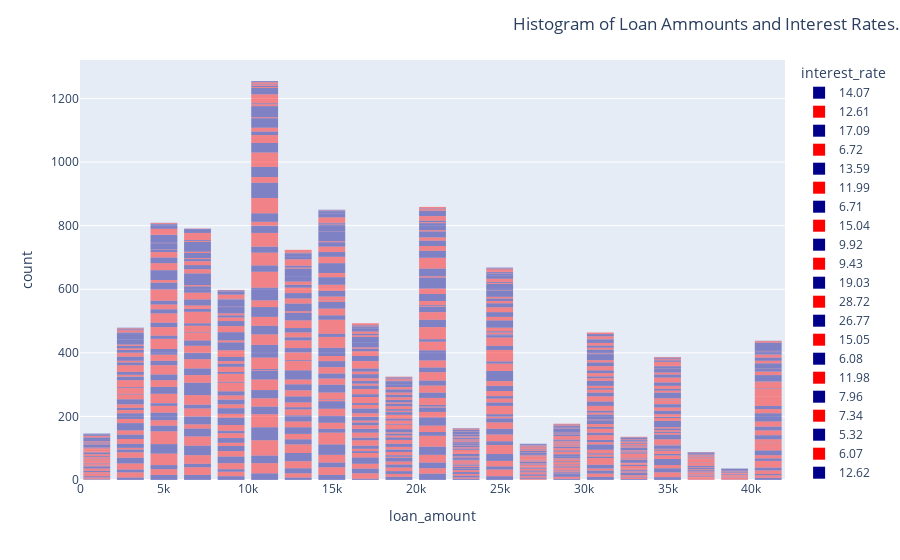

Notebook code for this chart:
### Markdown cell above
**Problem 1** Create a histogram of your own! Try making a histogram of one of the other pieces of numerical data. Make it as fancy as you want. Include some categorical information. Do you learn anything from your graph? If so what?

### Code cell
# Your code here
fig = px.histogram(DF,
                   nbins=36,
                   x='loan_amount',
                   opacity=.45,
                   color= 'interest_rate',
                   color_discrete_sequence=['darkBlue', 'red'],
                   facet_col_spacing=0.5,
                
                  )

fig.update_layout(bargap=0.2,
                  title='Histogram of Loan Ammounts and Interest Rates.',
                  title_x=1)
fig.show()

### Figure 1 — Plotly figure (JSON) as saved in the notebook; plotly's stock layout.template omitted (floating-point values rounded to 4 significant figures; data arrays with more than 128 entries replaced by an {"elided": "..."} marker saying what was removed)
{"data": [{"alignmentgroup": "True", "bingroup": "x", "hovertemplate": "interest_rate=14.07<br>loan_amount=%{x}<br>count=%{y}<extra></extra>", "legendgroup": "14.07", "marker": {"color": "darkBlue", "opacity": 0.45, "pattern": {"shape": ""}}, "name": "14.07", "nbinsx": 36, "offsetgroup": "14.07", "orientation": "v", "showlegend": true, "type": "histogram", "x": {"elided": "183 int values"}, "xaxis": "x", "yaxis": "y"}, {"alignmentgroup": "True", "bingroup": "x", "hovertemplate": "interest_rate=12.61<br>loan_amount=%{x}<br>count=%{y}<extra></extra>", "legendgroup": "12.61", "marker": {"color": "red", "opacity": 0.45, "pattern": {"shape": ""}}, "name": "12.61", "nbinsx": 36, "offsetgroup": "12.61", "orientation": "v", "showlegend": true, "type": "histogram", "x": {"elided": "264 int values"}, "xaxis": "x", "yaxis": "y"}, {"alignmentgroup": "True", "bingroup": "x", "hovertemplate": "interest_rate=17.09<br>loan_amount=%{x}<br>count=%{y}<extra></extra>", "legendgroup": "17.09", "marker": {"color": "darkBlue", "opacity": 0.45, "pattern": {"shape": ""}}, "name": "17.09", "nbinsx": 36, "offsetgroup": "17.09", "orientation": "v", "showlegend": true, "type": "histogram", "x": {"elided": "195 int values"}, "xaxis": "x", "yaxis": "y"}, {"alignmentgroup": "True", "bingroup": "x", "hovertemplate": "interest_rate=6.72<br>loan_amount=%{x}<br>count=%{y}<extra></extra>", "legendgroup": "6.72", "marker": {"color": "red", "opacity": 0.45, "pattern": {"shape": ""}}, "name": "6.72", "nbinsx": 36, "offsetgroup": "6.72", "orientation": "v", "showlegend": true, "type": "histogram", "x": {"elided": "312 int values"}, "xaxis": "x", "yaxis": "y"}, {"alignmentgroup": "True", "bingroup": "x", "hovertemplate": "interest_rate=13.59<br>loan_amount=%{x}<br>count=%{y}<extra></extra>", "legendgroup": "13.59", "marker": {"color": "darkBlue", "opacity": 0.45, "pattern": {"shape": ""}}, "name": "13.59", "nbinsx": 36, "offsetgroup": "13.59", "orientation": "v", "showlegend": true, "type": "histogram", "x": {"elided": "347 int values"}, "xaxis": "x", "yaxis": "y"}, {"alignmentgroup": "True", "bingroup": "x", "hovertemplate": "interest_rate=11.99<br>loan_amount=%{x}<br>count=%{y}<extra></extra>", "legendgroup": "11.99", "marker": {"color": "red", "opacity": 0.45, "pattern": {"shape": ""}}, "name": "11.99", "nbinsx": 36, "offsetgroup": "11.99", "orientation": "v", "showlegend": true, "type": "histogram", "x": {"elided": "376 int values"}, "xaxis": "x", "yaxis": "y"}, {"alignmentgroup": "True", "bingroup": "x", "hovertemplate": "interest_rate=6.71<br>loan_amount=%{x}<br>count=%{y}<extra></extra>", "legendgroup": "6.71", "marker": {"color": "darkBlue", "opacity": 0.45, "pattern": {"shape": ""}}, "name": "6.71", "nbinsx": 36, "offsetgroup": "6.71", "orientation": "v", "showlegend": true, "type": "histogram", "x": {"elided": "192 int values"}, "xaxis": "x", "yaxis": "y"}, {"alignmentgroup": "True", "bingroup": "x", "hovertemplate": "interest_rate=15.04<br>loan_amount=%{x}<br>count=%{y}<extra></extra>", "legendgroup": "15.04", "marker": {"color": "red", "opacity": 0.45, "pattern": {"shape": ""}}, "name": "15.04", "nbinsx": 36, "offsetgroup": "15.04", "orientation": "v", "showlegend": true, "type": "histogram", "x": {"elided": "199 int values"}, "xaxis": "x", "yaxis": "y"}, {"alignmentgroup": "True", "bingroup": "x", "hovertemplate": "interest_rate=9.92<br>loan_amount=%{x}<br>count=%{y}<extra></extra>", "legendgroup": "9.92", "marker": {"color": "darkBlue", "opacity": 0.45, "pattern": {"shape": ""}}, "name": "9.92", "nbinsx": 36, "offsetgroup": "9.92", "orientation": "v", "showlegend": true, "type": "histogram", "x": {"elided": "248 int values"}, "xaxis": "x", "yaxis": "y"}, {"alignmentgroup": "True", "bingroup": "x", "hovertemplate": "interest_rate=9.43<br>loan_amount=%{x}<br>count=%{y}<extra></extra>", "legendgroup": "9.43", "marker": {"color": "red", "opacity": 0.45, "pattern": {"shape": ""}}, "name": "9.43", "nbinsx": 36, "offsetgroup": "9.43", "orientation": "v", "showlegend": true, "type": "histogram", "x": {"elided": "280 int values"}, "xaxis": "x", "yaxis": "y"}, {"alignmentgroup": "True", "bingroup": "x", "hovertemplate": "interest_rate=19.03<br>loan_amount=%{x}<br>count=%{y}<extra></extra>", "legendgroup": "19.03", "marker": {"color": "darkBlue", "opacity": 0.45, "pattern": {"shape": ""}}, "name": "19.03", "nbinsx": 36, "offsetgroup": "19.03", "orientation": "v", "showlegend": true, "type": "histogram", "x": {"elided": "197 int values"}, "xaxis": "x", "yaxis": "y"}, {"alignmentgroup": "True", "bingroup": "x", "hovertemplate": "interest_rate=28.72<br>loan_amount=%{x}<br>count=%{y}<extra></extra>", "legendgroup": "28.72", "marker": {"color": "red", "opacity": 0.45, "pattern": {"shape": ""}}, "name": "28.72", "nbinsx": 36, "offsetgroup": "28.72", "orientation": "v", "showlegend": true, "type": "histogram", "x": [30000, 32000, 16000, 28000, 30000, 18000, 20000, 24000, 15000, 15000, 30000, 11000, 28000, 30000, 15000, 10000, 30000, 20000, 24450, 24000, 14000, 12000, 20000, 30000, 17000, 28900, 25000, 24000, 30000, 28000, 35000], "xaxis": "x", "yaxis": "y"}, {"alignmentgroup": "True", "bingroup": "x", "hovertemplate": "interest_rate=26.77<br>loan_amount=%{x}<br>count=%{y}<extra></extra>", "legendgroup": "26.77", "marker": {"color": "darkBlue", "opacity": 0.45, "pattern": {"shape": ""}}, "name": "26.77", "nbinsx": 36, "offsetgroup": "26.77", "orientation": "v", "showlegend": true, "type": "histogram", "x": [5000, 20000, 26000, 28000, 21600, 24000, 21000, 30000, 16000, 30000, 20000, 20700, 12000, 25000, 25000, 10000, 10000, 30000, 10000, 28600, 11200, 30000, 14500, 24000, 30000, 23000, 35000, 12800, 6100, 24750, 24000, 30000, 27300, 15000, 30000, 24875, 25000, 9100], "xaxis": "x", "yaxis": "y"}, {"alignmentgroup": "True", "bingroup": "x", "hovertemplate": "interest_rate=15.05<br>loan_amount=%{x}<br>count=%{y}<extra></extra>", "legendgroup": "15.05", "marker": {"color": "red", "opacity": 0.45, "pattern": {"shape": ""}}, "name": "15.05", "nbinsx": 36, "offsetgroup": "15.05", "orientation": "v", "showlegend": true, "type": "histogram", "x": {"elided": "304 int values"}, "xaxis": "x", "yaxis": "y"}, {"alignmentgroup": "True", "bingroup": "x", "hovertemplate": "interest_rate=6.08<br>loan_amount=%{x}<br>count=%{y}<extra></extra>", "legendgroup": "6.08", "marker": {"color": "darkBlue", "opacity": 0.45, "pattern": {"shape": ""}}, "name": "6.08", "nbinsx": 36, "offsetgroup": "6.08", "orientation": "v", "showlegend": true, "type": "histogram", "x": {"elided": "277 int values"}, "xaxis": "x", "yaxis": "y"}, {"alignmentgroup": "True", "bingroup": "x", "hovertemplate": "interest_rate=11.98<br>loan_amount=%{x}<br>count=%{y}<extra></extra>", "legendgroup": "11.98", "marker": {"color": "red", "opacity": 0.45, "pattern": {"shape": ""}}, "name": "11.98", "nbinsx": 36, "offsetgroup": "11.98", "orientation": "v", "showlegend": true, "type": "histogram", "x": {"elided": "255 int values"}, "xaxis": "x", "yaxis": "y"}, {"alignmentgroup": "True", "bingroup": "x", "hovertemplate": "interest_rate=7.96<br>loan_amount=%{x}<br>count=%{y}<extra></extra>", "legendgroup": "7.96", "marker": {"color": "darkBlue", "opacity": 0.45, "pattern": {"shape": ""}}, "name": "7.96", "nbinsx": 36, "offsetgroup": "7.96", "orientation": "v", "showlegend": true, "type": "histogram", "x": {"elided": "211 int values"}, "xaxis": "x", "yaxis": "y"}, {"alignmentgroup": "True", "bingroup": "x", "hovertemplate": "interest_rate=7.34<br>loan_amount=%{x}<br>count=%{y}<extra></extra>", "legendgroup": "7.34", "marker": {"color": "red", "opacity": 0.45, "pattern": {"shape": ""}}, "name": "7.34", "nbinsx": 36, "offsetgroup": "7.34", "orientation": "v", "showlegend": true, "type": "histogram", "x": {"elided": "243 int values"}, "xaxis": "x", "yaxis": "y"}, {"alignmentgroup": "True", "bingroup": "x", "hovertemplate": "interest_rate=5.32<br>loan_amount=%{x}<br>count=%{y}<extra></extra>", "legendgroup": "5.32", "marker": {"color": "darkBlue", "opacity": 0.45, "pattern": {"shape": ""}}, "name": "5.32", "nbinsx": 36, "offsetgroup": "5.32", "orientation": "v", "showlegend": true, "type": "histogram", "x": {"elided": "234 int values"}, "xaxis": "x", "yaxis": "y"}, {"alignmentgroup": "True", "bingroup": "x", "hovertemplate": "interest_rate=6.07<br>loan_amount=%{x}<br>count=%{y}<extra></extra>", "legendgroup": "6.07", "marker": {"color": "red", "opacity": 0.45, "pattern": {"shape": ""}}, "name": "6.07", "nbinsx": 36, "offsetgroup": "6.07", "orientation": "v", "showlegend": true, "type": "histogram", "x": {"elided": "202 int values"}, "xaxis": "x", "yaxis": "y"}, {"alignmentgroup": "True", "bingroup": "x", "hovertemplate": "interest_rate=12.62<br>loan_amount=%{x}<br>count=%{y}<extra></extra>", "legendgroup": "12.62", "marker": {"color": "darkBlue", "opacity": 0.45, "pattern": {"shape": ""}}, "name": "12.62", "nbinsx": 36, "offsetgroup": "12.62", "orientation": "v", "showlegend": true, "type": "histogram", "x": {"elided": "333 int values"}, "xaxis": "x", "yaxis": "y"}, {"alignmentgroup": "True", "bingroup": "x", "hovertemplate": "interest_rate=9.44<br>loan_amount=%{x}<br>count=%{y}<extra></extra>", "legendgroup": "9.44", "marker": {"color": "red", "opacity": 0.45, "pattern": {"shape": ""}}, "name": "9.44", "nbinsx": 36, "offsetgroup": "9.44", "orientation": "v", "showlegend": true, "type": "histogram", "x": {"elided": "367 int values"}, "xaxis": "x", "yaxis": "y"}, {"alignmentgroup": "True", "bingroup": "x", "hovertemplate": "interest_rate=20.39<br>loan_amount=%{x}<br>count=%{y}<extra></extra>", "legendgroup": "20.39", "marker": {"color": "darkBlue", "opacity": 0.45, "pattern": {"shape": ""}}, "name": "20.39", "nbinsx": 36, "offsetgroup": "20.39", "orientation": "v", "showlegend": true, "type": "histogram", "x": [28000, 20000, 35000, 15000, 10000, 36000, 18000, 14000, 21000, 1000, 10000, 30000, 20000, 25000, 33750, 30400, 10000, 32000, 10000, 15000, 11000, 15000, 26600, 8500, 10000, 12800, 3600, 10000, 16000, 15000, 14000, 10000, 10500, 14000, 30000, 15000, 11200, 10000, 20000, 10000, 21000, 18000, 17575, 25000, 10000, 3500, 8400, 4000, 10000, 4000, 35000, 19000, 16000, 24000, 20000, 16000, 10000, 35000, 5000, 30000, 8200, 10000, 14000, 24000, 16800, 4800, 25000, 10000, 30000, 30000, 4200, 10000, 24000, 28000, 28225, 20000, 11000, 4000, 16000, 20000, 15000, 5475, 4000, 12000, 5000, 28000, 25000, 10800, 5750, 35000, 7000, 13200, 6400], "xaxis": "x", "yaxis": "y"}, {"alignmentgroup": "True", "bingroup": "x", "hovertemplate": "interest_rate=9.93<br>loan_amount=%{x}<br>count=%{y}<extra></extra>", "legendgroup": "9.93", "marker": {"color": "red", "opacity": 0.45, "pattern": {"shape": ""}}, "name": "9.93", "nbinsx": 36, "offsetgroup": "9.93", "orientation": "v", "showlegend": true, "type": "histogram", "x": {"elided": "390 int values"}, "xaxis": "x", "yaxis": "y"}, {"alignmentgroup": "True", "bingroup": "x", "hovertemplate": "interest_rate=21.45<br>loan_amount=%{x}<br>count=%{y}<extra></extra>", "legendgroup": "21.45", "marker": {"color": "darkBlue", "opacity": 0.45, "pattern": {"shape": ""}}, "name": "21.45", "nbinsx": 36, "offsetgroup": "21.45", "orientation": "v", "showlegend": true, "type": "histogram", "x": {"elided": "172 int values"}, "xaxis": "x", "yaxis": "y"}, {"alignmentgroup": "True", "bingroup": "x", "hovertemplate": "interest_rate=10.42<br>loan_amount=%{x}<br>count=%{y}<extra></extra>", "legendgroup": "10.42", "marker": {"color": "red", "opacity": 0.45, "pattern": {"shape": ""}}, "name": "10.42", "nbinsx": 36, "offsetgroup": "10.42", "orientation": "v", "showlegend": true, "type": "histogram", "x": {"elided": "346 int values"}, "xaxis": "x", "yaxis": "y"}, {"alignmentgroup": "True", "bingroup": "x", "hovertemplate": "interest_rate=18.06<br>loan_amount=%{x}<br>count=%{y}<extra></extra>", "legendgroup": "18.06", "marker": {"color": "darkBlue", "opacity": 0.45, "pattern": {"shape": ""}}, "name": "18.06", "nbinsx": 36, "offsetgroup": "18.06", "orientation": "v", "showlegend": true, "type": "histogram", "x": {"elided": "176 int values"}, "xaxis": "x", "yaxis": "y"}, {"alignmentgroup": "True", "bingroup": "x", "hovertemplate": "interest_rate=22.91<br>loan_amount=%{x}<br>count=%{y}<extra></extra>", "legendgroup": "22.91", "marker": {"color": "red", "opacity": 0.45, "pattern": {"shape": ""}}, "name": "22.91", "nbinsx": 36, "offsetgroup": "22.91", "orientation": "v", "showlegend": true, "type": "histogram", "x": [20000, 15000, 1000, 15000, 39600, 10000, 16000, 1000, 17550, 2700, 14800, 40000, 5575, 4000, 9600, 6000, 10000, 32000, 12900, 15000, 6500, 20000, 6650, 1000, 5000, 7100, 5000, 8000], "xaxis": "x", "yaxis": "y"}, {"alignmentgroup": "True", "bingroup": "x", "hovertemplate": "interest_rate=30.79<br>loan_amount=%{x}<br>count=%{y}<extra></extra>", "legendgroup": "30.79", "marker": {"color": "darkBlue", "opacity": 0.45, "pattern": {"shape": ""}}, "name": "30.79", "nbinsx": 36, "offsetgroup": "30.79", "orientation": "v", "showlegend": true, "type": "histogram", "x": [20600, 25000, 25000, 20000, 25000, 40000, 15000, 25000, 20300, 35500, 18750], "xaxis": "x", "yaxis": "y"}, {"alignmentgroup": "True", "bingroup": "x", "hovertemplate": "interest_rate=17.47<br>loan_amount=%{x}<br>count=%{y}<extra></extra>", "legendgroup": "17.47", "marker": {"color": "red", "opacity": 0.45, "pattern": {"shape": ""}}, "name": "17.47", "nbinsx": 36, "offsetgroup": "17.47", "orientation": "v", "showlegend": true, "type": "histogram", "x": [1925, 9600, 2400, 30000, 16000, 12000, 5000, 15000, 5000, 28000, 4000, 15000, 10000, 13500, 20000, 35000, 18000, 8800, 11200, 12000, 20000, 24000, 20000, 10000, 28500, 12000, 5000, 12000, 1800, 35000, 20000, 35000, 20000, 3000, 22000, 10000, 18000, 27575, 14000, 4000, 16000, 4800, 20000, 24000, 8000, 12000, 36000, 25000, 10000, 12000, 12950, 7550, 5000, 5000, 15825, 16000, 20000, 20000, 3000, 20000, 4000, 1500, 30000, 6000, 1800, 15000, 14000, 30000, 30000, 15000, 35000, 15000, 15500, 18000, 15000, 4000, 1500, 10000, 28000, 29000, 30000, 35000, 3000, 20000, 30000, 12000, 8000, 16000, 30000, 5000, 20000, 9600, 15000, 12000, 35000, 12500, 30000, 12000, 35000, 6000, 10000, 24000, 27625, 9000, 35000, 20000, 35000, 30000, 13000, 10000, 20000, 19300, 6000, 6800, 35000, 15000, 10000, 6000, 3000, 12000, 10800, 6000, 25000, 24000], "xaxis": "x", "yaxis": "y"}, {"alignmentgroup": "True", "bingroup": "x", "hovertemplate": "interest_rate=5.31<br>loan_amount=%{x}<br>count=%{y}<extra></extra>", "legendgroup": "5.31", "marker": {"color": "darkBlue", "opacity": 0.45, "pattern": {"shape": ""}}, "name": "5.31", "nbinsx": 36, "offsetgroup": "5.31", "orientation": "v", "showlegend": true, "type": "histogram", "x": {"elided": "188 int values"}, "xaxis": "x", "yaxis": "y"}, {"alignmentgroup": "True", "bingroup": "x", "hovertemplate": "interest_rate=7.97<br>loan_amount=%{x}<br>count=%{y}<extra></extra>", "legendgroup": "7.97", "marker": {"color": "red", "opacity": 0.45, "pattern": {"shape": ""}}, "name": "7.97", "nbinsx": 36, "offsetgroup": "7.97", "orientation": "v", "showlegend": true, "type": "histogram", "x": {"elided": "274 int values"}, "xaxis": "x", "yaxis": "y"}, {"alignmentgroup": "True", "bingroup": "x", "hovertemplate": "interest_rate=14.08<br>loan_amount=%{x}<br>count=%{y}<extra></extra>", "legendgroup": "14.08", "marker": {"color": "darkBlue", "opacity": 0.45, "pattern": {"shape": ""}}, "name": "14.08", "nbinsx": 36, "offsetgroup": "14.08", "orientation": "v", "showlegend": true, "type": "histogram", "x": {"elided": "318 int values"}, "xaxis": "x", "yaxis": "y"}, {"alignmentgroup": "True", "bingroup": "x", "hovertemplate": "interest_rate=19.42<br>loan_amount=%{x}<br>count=%{y}<extra></extra>", "legendgroup": "19.42", "marker": {"color": "red", "opacity": 0.45, "pattern": {"shape": ""}}, "name": "19.42", "nbinsx": 36, "offsetgroup": "19.42", "orientation": "v", "showlegend": true, "type": "histogram", "x": [10450, 10000, 15000, 2500, 24000, 18000, 30000, 10000, 9600, 32000, 20000, 35000, 15000, 10000, 35000, 24000, 10000, 7000, 16000, 8000, 25000, 29900, 4600, 15000, 16000, 10000, 10000, 24000, 30000, 5000, 32400, 13000, 15000, 10000, 14000, 8000, 15800, 4475, 7000, 15000, 18000, 25000, 25825, 5000, 6000, 30000, 15000, 15000, 13000, 10000, 3025, 40000, 10000, 4200, 10000, 25000, 5000, 24000, 8000, 20000, 10000, 10000, 14500, 12000, 16000, 32200, 35000, 35000, 36250, 20000, 10000, 16500, 6000, 23000, 8500, 35000, 22050, 30000, 30000, 20000, 3000, 16000, 5000, 10000, 2000, 16000, 22000, 25000, 24000, 10000, 18000, 27250, 1500, 15000, 16000, 12000, 30000, 3600, 33900, 12000, 14000, 30000, 15000, 9600, 35000, 25000, 4000, 16000, 10000, 29825, 10000, 30000, 18000, 38000], "xaxis": "x", "yaxis": "y"}, {"alignmentgroup": "True", "bingroup": "x", "hovertemplate": "interest_rate=10.91<br>loan_amount=%{x}<br>count=%{y}<extra></extra>", "legendgroup": "10.91", "marker": {"color": "darkBlue", "opacity": 0.45, "pattern": {"shape": ""}}, "name": "10.91", "nbinsx": 36, "offsetgroup": "10.91", "orientation": "v", "showlegend": true, "type": "histogram", "x": {"elided": "306 int values"}, "xaxis": "x", "yaxis": "y"}, {"alignmentgroup": "True", "bingroup": "x", "hovertemplate": "interest_rate=16.02<br>loan_amount=%{x}<br>count=%{y}<extra></extra>", "legendgroup": "16.02", "marker": {"color": "red", "opacity": 0.45, "pattern": {"shape": ""}}, "name": "16.02", "nbinsx": 36, "offsetgroup": "16.02", "orientation": "v", "showlegend": true, "type": "histogram", "x": {"elided": "284 int values"}, "xaxis": "x", "yaxis": "y"}, {"alignmentgroup": "True", "bingroup": "x", "hovertemplate": "interest_rate=13.58<br>loan_amount=%{x}<br>count=%{y}<extra></extra>", "legendgroup": "13.58", "marker": {"color": "darkBlue", "opacity": 0.45, "pattern": {"shape": ""}}, "name": "13.58", "nbinsx": 36, "offsetgroup": "13.58", "orientation": "v", "showlegend": true, "type": "histogram", "x": {"elided": "225 int values"}, "xaxis": "x", "yaxis": "y"}, {"alignmentgroup": "True", "bingroup": "x", "hovertemplate": "interest_rate=16.01<br>loan_amount=%{x}<br>count=%{y}<extra></extra>", "legendgroup": "16.01", "marker": {"color": "red", "opacity": 0.45, "pattern": {"shape": ""}}, "name": "16.01", "nbinsx": 36, "offsetgroup": "16.01", "orientation": "v", "showlegend": true, "type": "histogram", "x": {"elided": "196 int values"}, "xaxis": "x", "yaxis": "y"}, {"alignmentgroup": "True", "bingroup": "x", "hovertemplate": "interest_rate=20.0<br>loan_amount=%{x}<br>count=%{y}<extra></extra>", "legendgroup": "20.0", "marker": {"color": "darkBlue", "opacity": 0.45, "pattern": {"shape": ""}}, "name": "20.0", "nbinsx": 36, "offsetgroup": "20.0", "orientation": "v", "showlegend": true, "type": "histogram", "x": {"elided": "137 int values"}, "xaxis": "x", "yaxis": "y"}, {"alignmentgroup": "True", "bingroup": "x", "hovertemplate": "interest_rate=21.85<br>loan_amount=%{x}<br>count=%{y}<extra></extra>", "legendgroup": "21.85", "marker": {"color": "red", "opacity": 0.45, "pattern": {"shape": ""}}, "name": "21.85", "nbinsx": 36, "offsetgroup": "21.85", "orientation": "v", "showlegend": true, "type": "histogram", "x": [10000, 26000, 35000, 28000, 12475, 11500, 12000, 20000, 12000, 20000, 13000, 30000, 9000, 30000, 35000, 6300, 20000, 23000, 10000, 10000, 30000, 12000, 35000, 10000, 22300, 17000, 30000, 19000, 9600, 5000, 3000, 1000, 18000, 30000, 20000, 2000, 9000, 20000, 20000, 11200, 32000, 13575, 20000, 2500, 7325, 19000, 10000, 25000, 27025, 16000, 35000, 15000, 25000, 24000, 14400, 22000, 12200, 10000, 28000, 10000, 19000, 34975, 25000, 25000, 20000, 1000, 3300, 8000, 12800, 8000, 7500, 20000, 16000, 18000, 18000, 35000, 18000, 10000, 32000, 15000, 40000, 20000, 11100, 16000, 13425, 30000, 8400, 10000, 30000, 12000], "xaxis": "x", "yaxis": "y"}, {"alignmentgroup": "True", "bingroup": "x", "hovertemplate": "interest_rate=10.9<br>loan_amount=%{x}<br>count=%{y}<extra></extra>", "legendgroup": "10.9", "marker": {"color": "darkBlue", "opacity": 0.45, "pattern": {"shape": ""}}, "name": "10.9", "nbinsx": 36, "offsetgroup": "10.9", "orientation": "v", "showlegend": true, "type": "histogram", "x": {"elided": "275 int values"}, "xaxis": "x", "yaxis": "y"}, {"alignmentgroup": "True", "bingroup": "x", "hovertemplate": "interest_rate=23.87<br>loan_amount=%{x}<br>count=%{y}<extra></extra>", "legendgroup": "23.87", "marker": {"color": "red", "opacity": 0.45, "pattern": {"shape": ""}}, "name": "23.87", "nbinsx": 36, "offsetgroup": "23.87", "orientation": "v", "showlegend": true, "type": "histogram", "x": [6275, 4800, 20000, 20000, 30000, 9600, 15000, 40000, 7200, 35000, 20000, 10000, 6000, 10700, 30000, 20000, 25000, 22000, 7000, 10000], "xaxis": "x", "yaxis": "y"}, {"alignmentgroup": "True", "bingroup": "x", "hovertemplate": "interest_rate=7.35<br>loan_amount=%{x}<br>count=%{y}<extra></extra>", "legendgroup": "7.35", "marker": {"color": "darkBlue", "opacity": 0.45, "pattern": {"shape": ""}}, "name": "7.35", "nbinsx": 36, "offsetgroup": "7.35", "orientation": "v", "showlegend": true, "type": "histogram", "x": {"elided": "325 int values"}, "xaxis": "x", "yaxis": "y"}, {"alignmentgroup": "True", "bingroup": "x", "hovertemplate": "interest_rate=23.88<br>loan_amount=%{x}<br>count=%{y}<extra></extra>", "legendgroup": "23.88", "marker": {"color": "red", "opacity": 0.45, "pattern": {"shape": ""}}, "name": "23.88", "nbinsx": 36, "offsetgroup": "23.88", "orientation": "v", "showlegend": true, "type": "histogram", "x": [6100, 20400, 8000, 17000, 30000, 10000, 10000, 25000, 30000, 25000, 13200, 30000, 1500, 17100, 16000, 10000, 20000, 21000, 13000, 6500, 15000, 5000, 27000, 15000, 11600, 7000, 16500, 5100, 30000, 10000, 12800, 16025, 35000, 25000, 30000, 10000, 30000], "xaxis": "x", "yaxis": "y"}, {"alignmentgroup": "True", "bingroup": "x", "hovertemplate": "interest_rate=25.82<br>loan_amount=%{x}<br>count=%{y}<extra></extra>", "legendgroup": "25.82", "marker": {"color": "darkBlue", "opacity": 0.45, "pattern": {"shape": ""}}, "name": "25.82", "nbinsx": 36, "offsetgroup": "25.82", "orientation": "v", "showlegend": true, "type": "histogram", "x": [16000, 16000, 14000, 30000, 7500, 22000, 30000, 16000, 20000, 15000, 12475, 20000, 24000, 10500, 30000, 12475, 2000, 16300, 9100, 16000, 12000, 15000, 12000, 8000, 12000, 30000, 20000, 28000, 3000, 20000, 30000, 1000, 26000, 36000, 10000, 20000, 11000, 6000, 22000, 18000, 30000, 30750, 19000, 25000, 24000, 6000, 12000], "xaxis": "x", "yaxis": "y"}, {"alignmentgroup": "True", "bingroup": "x", "hovertemplate": "interest_rate=10.41<br>loan_amount=%{x}<br>count=%{y}<extra></extra>", "legendgroup": "10.41", "marker": {"color": "red", "opacity": 0.45, "pattern": {"shape": ""}}, "name": "10.41", "nbinsx": 36, "offsetgroup": "10.41", "orientation": "v", "showlegend": true, "type": "histogram", "x": {"elided": "194 int values"}, "xaxis": "x", "yaxis": "y"}, {"alignmentgroup": "True", "bingroup": "x", "hovertemplate": "interest_rate=18.45<br>loan_amount=%{x}<br>count=%{y}<extra></extra>", "legendgroup": "18.45", "marker": {"color": "darkBlue", "opacity": 0.45, "pattern": {"shape": ""}}, "name": "18.45", "nbinsx": 36, "offsetgroup": "18.45", "orientation": "v", "showlegend": true, "type": "histogram", "x": {"elided": "146 int values"}, "xaxis": "x", "yaxis": "y"}, {"alignmentgroup": "True", "bingroup": "x", "hovertemplate": "interest_rate=30.17<br>loan_amount=%{x}<br>count=%{y}<extra></extra>", "legendgroup": "30.17", "marker": {"color": "red", "opacity": 0.45, "pattern": {"shape": ""}}, "name": "30.17", "nbinsx": 36, "offsetgroup": "30.17", "orientation": "v", "showlegend": true, "type": "histogram", "x": [11100, 10000, 28000, 19950, 35000, 30000, 11400, 22000, 22600], "xaxis": "x", "yaxis": "y"}, {"alignmentgroup": "True", "bingroup": "x", "hovertemplate": "interest_rate=24.85<br>loan_amount=%{x}<br>count=%{y}<extra></extra>", "legendgroup": "24.85", "marker": {"color": "darkBlue", "opacity": 0.45, "pattern": {"shape": ""}}, "name": "24.85", "nbinsx": 36, "offsetgroup": "24.85", "orientation": "v", "showlegend": true, "type": "histogram", "x": [25875, 28000, 15000, 12000, 12500, 20000, 24875, 30000, 25000, 12000, 29400, 12000, 10000, 13800, 12500, 10800, 30000, 14400, 14925, 1200, 25000, 20000, 16000, 24000, 20000, 19000, 15000, 17000, 35000, 35000, 18000, 25000, 15400, 28000, 12800, 10000, 15200, 10000, 24000, 17000, 17500, 20000], "xaxis": "x", "yaxis": "y"}, {"alignmentgroup": "True", "bingroup": "x", "hovertemplate": "interest_rate=25.81<br>loan_amount=%{x}<br>count=%{y}<extra></extra>", "legendgroup": "25.81", "marker": {"color": "red", "opacity": 0.45, "pattern": {"shape": ""}}, "name": "25.81", "nbinsx": 36, "offsetgroup": "25.81", "orientation": "v", "showlegend": true, "type": "histogram", "x": [30000, 35000, 10275, 35000, 30000, 10000, 16000, 30000, 25000, 10000, 2500, 21000, 21150, 30000, 30000, 12500, 20000, 20000, 30000, 20000, 30000, 11200, 28000, 30000, 29800, 35000], "xaxis": "x", "yaxis": "y"}, {"alignmentgroup": "True", "bingroup": "x", "hovertemplate": "interest_rate=24.84<br>loan_amount=%{x}<br>count=%{y}<extra></extra>", "legendgroup": "24.84", "marker": {"color": "darkBlue", "opacity": 0.45, "pattern": {"shape": ""}}, "name": "24.84", "nbinsx": 36, "offsetgroup": "24.84", "orientation": "v", "showlegend": true, "type": "histogram", "x": [24000, 4600, 30000, 22500, 30000, 20000, 12000, 30000, 30000, 6000, 10000, 1400, 15000, 30000, 19675, 16100, 30000, 30000, 32675, 14000, 25200, 8000, 28500, 23000, 40000, 12000, 17600, 25000, 20000, 4000, 15000], "xaxis": "x", "yaxis": "y"}, {"alignmentgroup": "True", "bingroup": "x", "hovertemplate": "interest_rate=30.75<br>loan_amount=%{x}<br>count=%{y}<extra></extra>", "legendgroup": "30.75", "marker": {"color": "red", "opacity": 0.45, "pattern": {"shape": ""}}, "name": "30.75", "nbinsx": 36, "offsetgroup": "30.75", "orientation": "v", "showlegend": true, "type": "histogram", "x": [16175, 20000, 24000, 32000], "xaxis": "x", "yaxis": "y"}, {"alignmentgroup": "True", "bingroup": "x", "hovertemplate": "interest_rate=29.69<br>loan_amount=%{x}<br>count=%{y}<extra></extra>", "legendgroup": "29.69", "marker": {"color": "darkBlue", "opacity": 0.45, "pattern": {"shape": ""}}, "name": "29.69", "nbinsx": 36, "offsetgroup": "29.69", "orientation": "v", "showlegend": true, "type": "histogram", "x": [16000, 35000, 26000, 35000, 35000, 15700, 13500, 16000, 10000], "xaxis": "x", "yaxis": "y"}, {"alignmentgroup": "True", "bingroup": "x", "hovertemplate": "interest_rate=26.3<br>loan_amount=%{x}<br>count=%{y}<extra></extra>", "legendgroup": "26.3", "marker": {"color": "red", "opacity": 0.45, "pattern": {"shape": ""}}, "name": "26.3", "nbinsx": 36, "offsetgroup": "26.3", "orientation": "v", "showlegend": true, "type": "histogram", "x": [17950, 10000, 35000, 6050, 16000, 12000, 3500, 12000, 16000, 20000, 20000, 24600, 30000, 9550, 24000, 22100, 12000, 12000, 25000, 12000, 16000, 35000, 30000, 12000, 25000, 28200, 15000, 10000, 25000, 30000, 21000, 30150, 32000, 5000, 12000, 10000, 16000, 12800, 25000, 11625, 16000, 2250, 4050, 13000, 19200, 4375, 30000, 20000, 25000, 28000, 10000, 25000, 19375], "xaxis": "x", "yaxis": "y"}, {"alignmentgroup": "True", "bingroup": "x", "hovertemplate": "interest_rate=22.9<br>loan_amount=%{x}<br>count=%{y}<extra></extra>", "legendgroup": "22.9", "marker": {"color": "darkBlue", "opacity": 0.45, "pattern": {"shape": ""}}, "name": "22.9", "nbinsx": 36, "offsetgroup": "22.9", "orientation": "v", "showlegend": true, "type": "histogram", "x": [9300, 25000, 29700, 1000, 24000, 1000, 10000, 15000, 8425, 5000, 35000, 2400, 10000], "xaxis": "x", "yaxis": "y"}, {"alignmentgroup": "True", "bingroup": "x", "hovertemplate": "interest_rate=6.0<br>loan_amount=%{x}<br>count=%{y}<extra></extra>", "legendgroup": "6.0", "marker": {"color": "red", "opacity": 0.45, "pattern": {"shape": ""}}, "name": "6.0", "nbinsx": 36, "offsetgroup": "6.0", "orientation": "v", "showlegend": true, "type": "histogram", "x": [8000, 28000, 24000], "xaxis": "x", "yaxis": "y"}, {"alignmentgroup": "True", "bingroup": "x", "hovertemplate": "interest_rate=30.65<br>loan_amount=%{x}<br>count=%{y}<extra></extra>", "legendgroup": "30.65", "marker": {"color": "darkBlue", "opacity": 0.45, "pattern": {"shape": ""}}, "name": "30.65", "nbinsx": 36, "offsetgroup": "30.65", "orientation": "v", "showlegend": true, "type": "histogram", "x": [11450, 25000, 2200, 10000, 24100], "xaxis": "x", "yaxis": "y"}, {"alignmentgroup": "True", "bingroup": "x", "hovertemplate": "interest_rate=30.94<br>loan_amount=%{x}<br>count=%{y}<extra></extra>", "legendgroup": "30.94", "marker": {"color": "red", "opacity": 0.45, "pattern": {"shape": ""}}, "name": "30.94", "nbinsx": 36, "offsetgroup": "30.94", "orientation": "v", "showlegend": true, "type": "histogram", "x": [35000], "xaxis": "x", "yaxis": "y"}], "layout": {"autosize": true, "bargap": 0.2, "barmode": "relative", "legend": {"title": {"text": "interest_rate"}, "tracegroupgap": 0}, "margin": {"t": 60}, "title": {"text": "Histogram of Loan Ammounts and Interest Rates.", "x": 1}, "xaxis": {"anchor": "y", "autorange": true, "domain": [0, 1], "range": [-0.5, 42000.0], "title": {"text": "loan_amount"}, "type": "linear"}, "yaxis": {"anchor": "x", "autorange": true, "domain": [0, 1], "range": [0, 1321.0], "title": {"text": "count"}}}}
